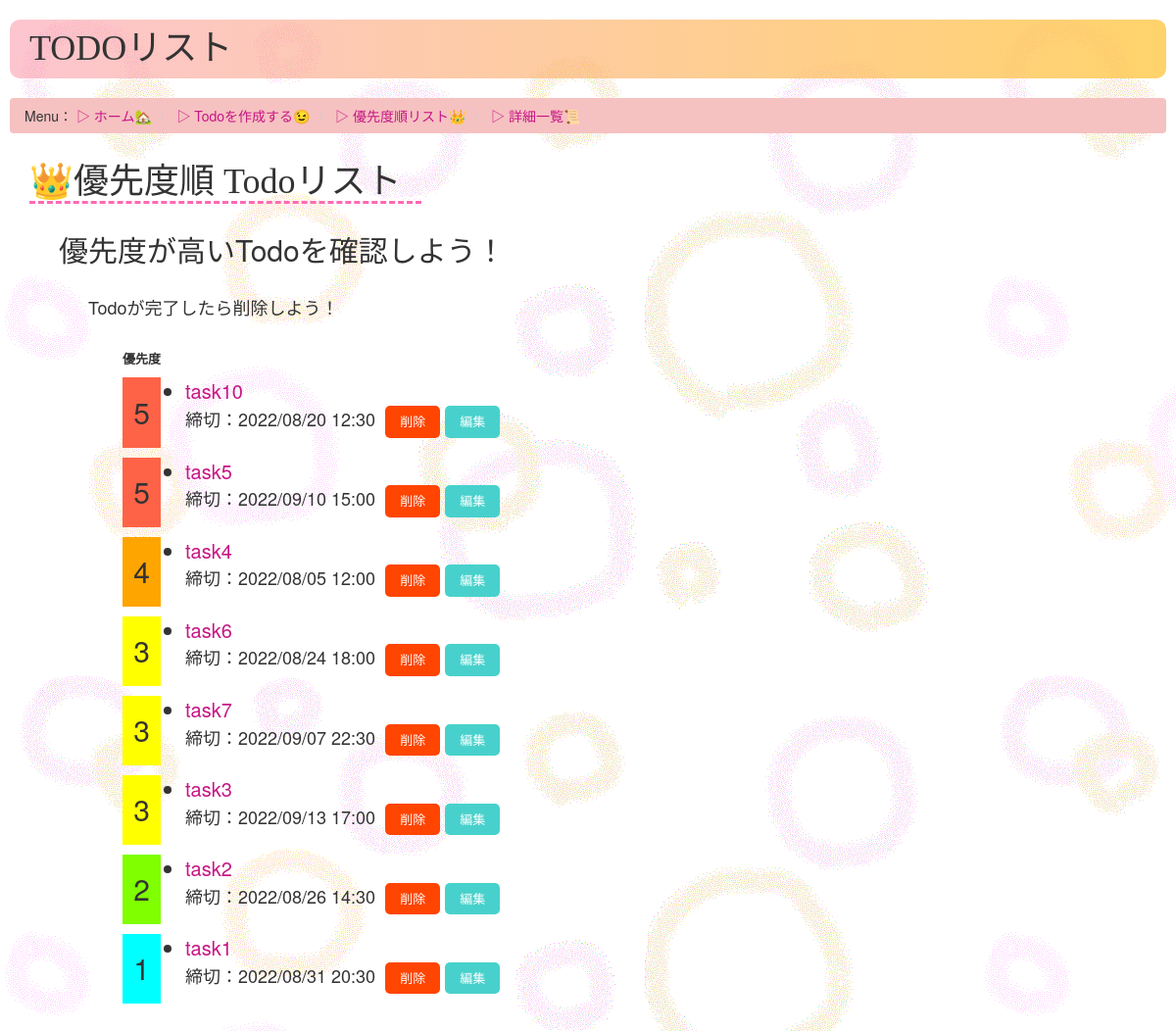
Page /todos/priolity_list/ on the earlier database version.
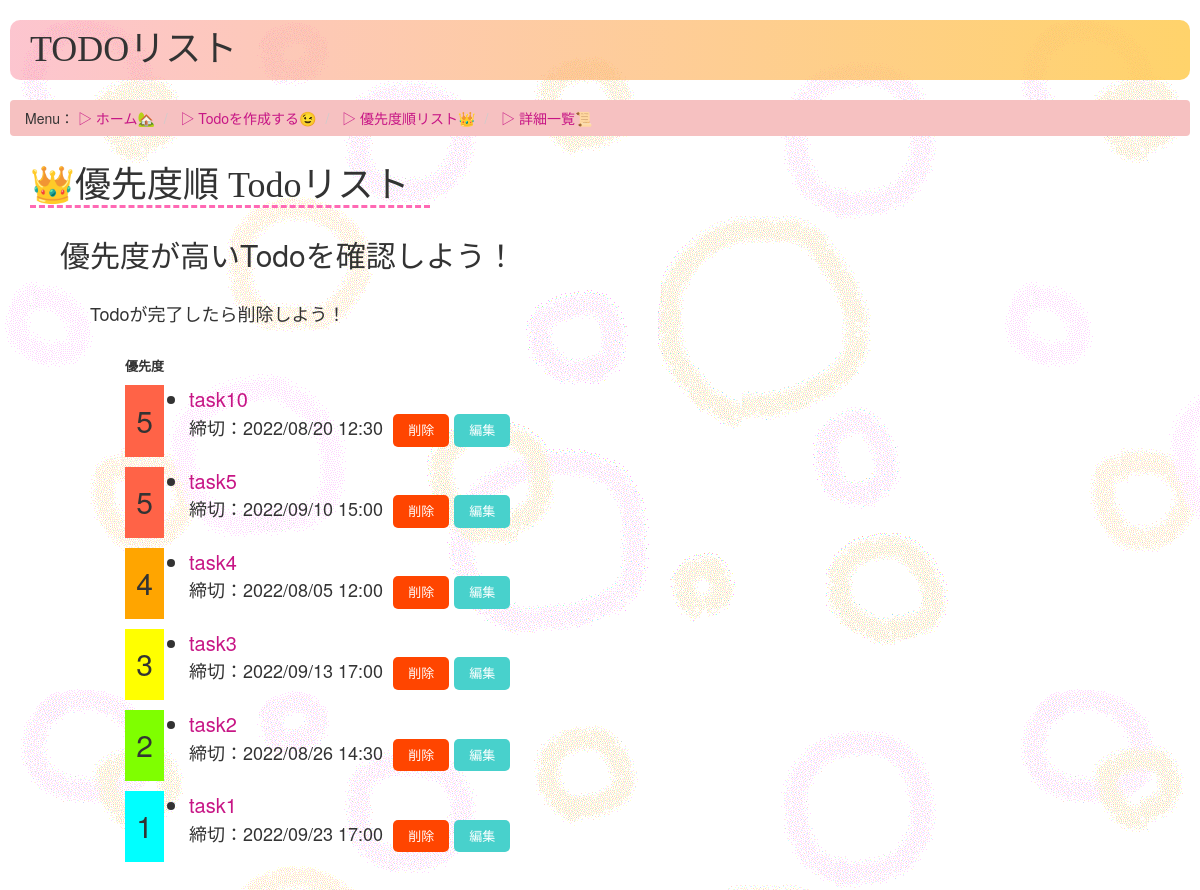
Same page on the later database version.
### todos/models.py (models this page shows, shortened)
class Todo(models.Model):
    name = models.CharField(max_length=50) #やるべきこと
    detail = models.CharField(max_length=200) #内容・詳細
    deadline = models.DateTimeField('締め切り') #締め切り
    priolity = models.IntegerField(choices = PRIOLITY_COICES, default = 3) #優先順位

### todos/views.py (the view)
# urls.py: path('priolity_list/', views.priolityList, name='priolity')
def priolityList(request):
    try:
        priolity5_todo_list = Todo.objects.filter(priolity=5).order_by('deadline')
        priolity4_todo_list = Todo.objects.filter(priolity=4).order_by('deadline')
        priolity3_todo_list = Todo.objects.filter(priolity=3).order_by('deadline')
        priolity2_todo_list = Todo.objects.filter(priolity=2).order_by('deadline')
        priolity1_todo_list = Todo.objects.filter(priolity=1).order_by('deadline')
        priolity_todo_list =list(chain(
            priolity5_todo_list,
            priolity4_todo_list,
            priolity3_todo_list,
            priolity2_todo_list,
            priolity1_todo_list
        ))
        template = loader.get_template('todos/priolity_list.html')
        context = {
            'priolity_todo_list': priolity_todo_list,
        }
        return render(request, 'todos/priolity_list.html', context)
    except:
        return render(request,'todos/error.html')

### todos/templates/todos/priolity_list.html (shortened to what this page needs)
<!DOCTYPE html>
<html lang="ja">
<head>
    {% load static %}
    <link rel="stylesheet" href="https://maxcdn.bootstrapcdn.com/bootstrap/3.3.7/css/bootstrap.min.css">
    <link rel="stylesheet" type="text/css" href="{% static 'todos/style.css' %}">
</head>
<body>
    <h1 class="title">TODOリスト</h1>
    <ul class="breadcrumb">
        Menu：
        <li><a href="{% url 'todos:index'%}">▷ ホーム🏡</a></li>
        <li><a href="{% url 'todos:create'%}"> ▷ Todoを作成する😉</a></li>
        <li><a href="{% url 'todos:priolity'%}"> ▷ 優先度順リスト👑</a></li>
        <li><a href="{% url 'todos:detail_list'%}"> ▷ 詳細一覧📜</a></li>
    </ul>
    <div class="margin_base">
        <h1 class="menu">👑優先度順 Todoリスト</h1>
        <div class="margin_base">
            <h2>優先度が高いTodoを確認しよう！</h2>
            <p class="sentence margin_base">Todoが完了したら削除しよう！</p>
            {% if priolity_todo_list == false %}
            <p class="attention"> 作成されたTodoがありません。<br>新しいTodoを作成しましょう！ </p>
            {% else %}
            <ul>
                <table class="priolity_list">
                    <tr>
                        <th>優先度</th>
                        <th></th>
                    </tr>
                    {% for todo in priolity_todo_list %}
                    <tr>
                        {% if todo.priolity == 5 %}
                        <td align="center" bgcolor="tomato" class="number">{{ todo.priolity }}</td>
                        {% elif todo.priolity == 4 %}
                        <td align="center" bgcolor="orange" class="number">{{ todo.priolity }}</td>
                        {% elif todo.priolity == 3 %}
                        <td align="center" bgcolor="yellow" class="number">{{ todo.priolity }}</td>
                        {% elif todo.priolity == 2 %}
                        <td align="center" bgcolor="chartreuse" class="number">{{ todo.priolity }}</td>
                        {% else %}
                        <td align="center" bgcolor="cyan" class="number">{{ todo.priolity }}</td>
                        {% endif %}
                        <td>
                            <li class="priolity"><a href="{% url 'todos:detail' todo.id %}" data-toggle="tooltip"
                                    data-placement="bottom" title="Todoの内容・詳細へ" style="display: inline-block;">
                                    {{ todo.name }}</a>
                            </li>
                            <form action="{% url 'todos:delete_alert' todo.id %}" method="post">
                                <p class="sentence">締切：{{ todo.deadline | date:'Y/m/d H:i' }}&nbsp;
                                    <a href="{% url 'todos:delete_alert' todo.id %}" class="del-button" title="Todoを削除する">削除</a>
                                    <a href="{% url 'todos:edit' todo.id %}" class="edit-button" title="Todoを編集する">編集</a>
                            </form>
                        </td>
                    </tr>
                    {% endfor %}
                </table>
            </ul>
            {% endif %}
        </div>
    </div>
</body>
</html>

Differences in the rows shown:
removed Todo: priolity "3", name "task6", deadline "2022/08/24 18:00"
removed Todo: priolity "3", name "task7", deadline "2022/09/07 22:30"
removed Todo: priolity "1", name "task1", deadline "2022/08/31 20:30"
added Todo: priolity "1", name "task1", deadline "2022/09/23 17:00"
